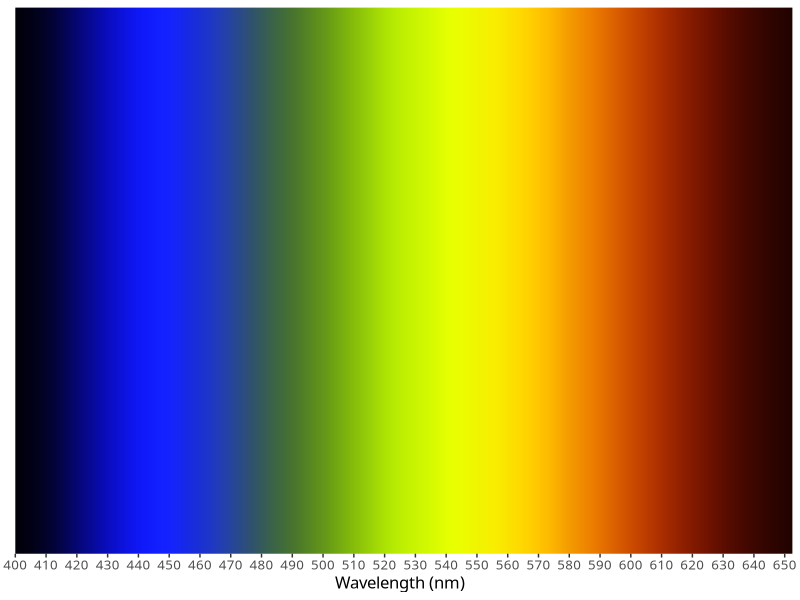
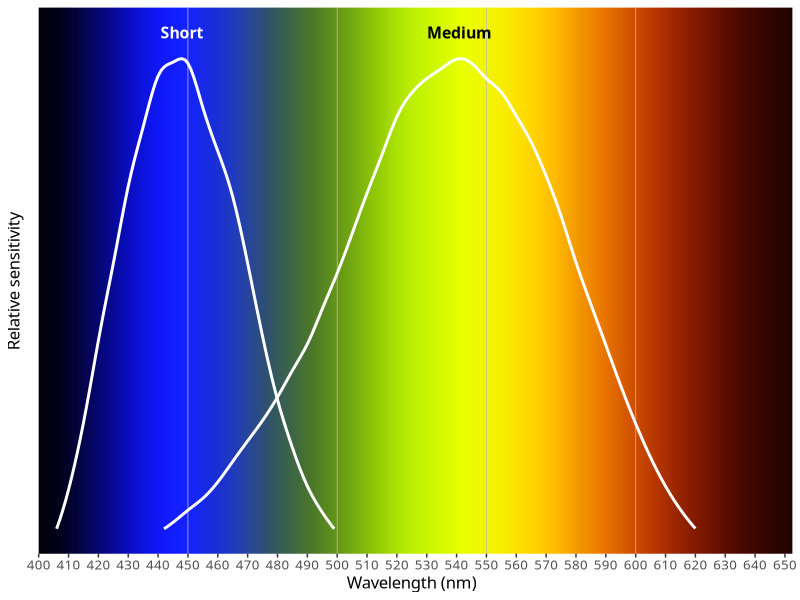
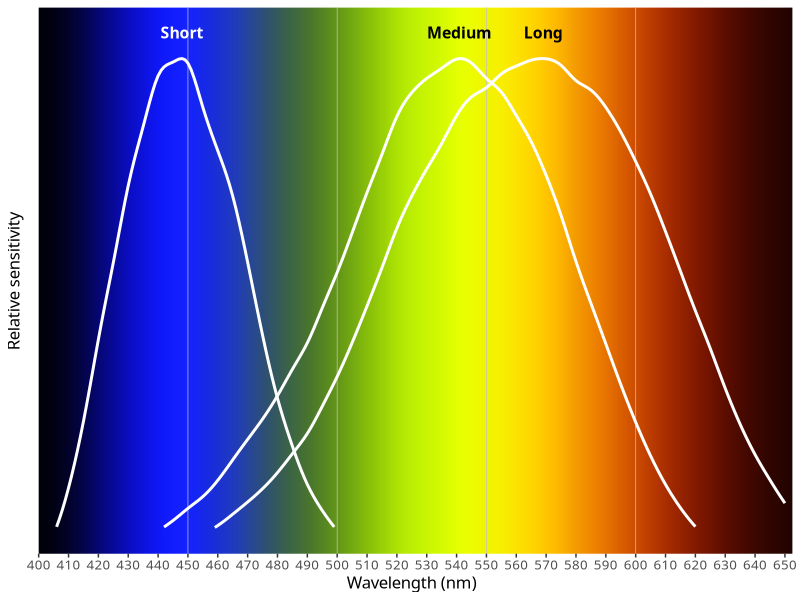
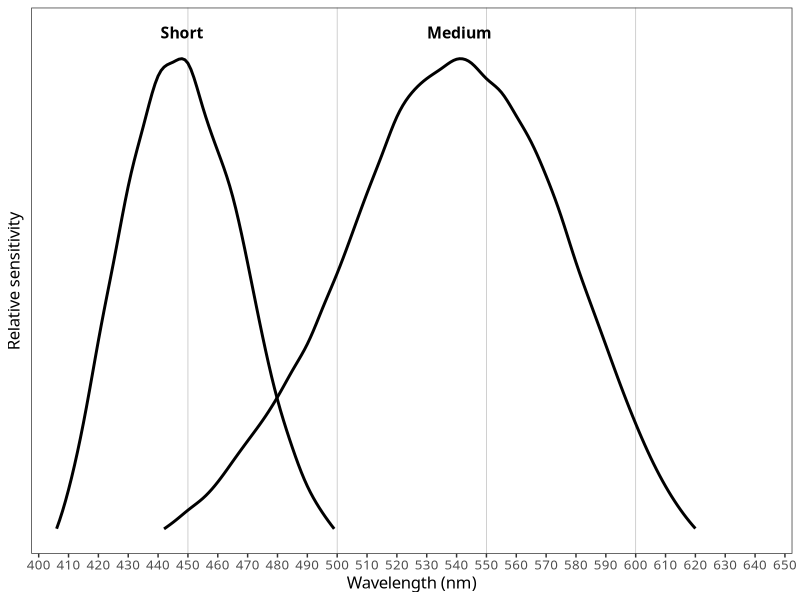
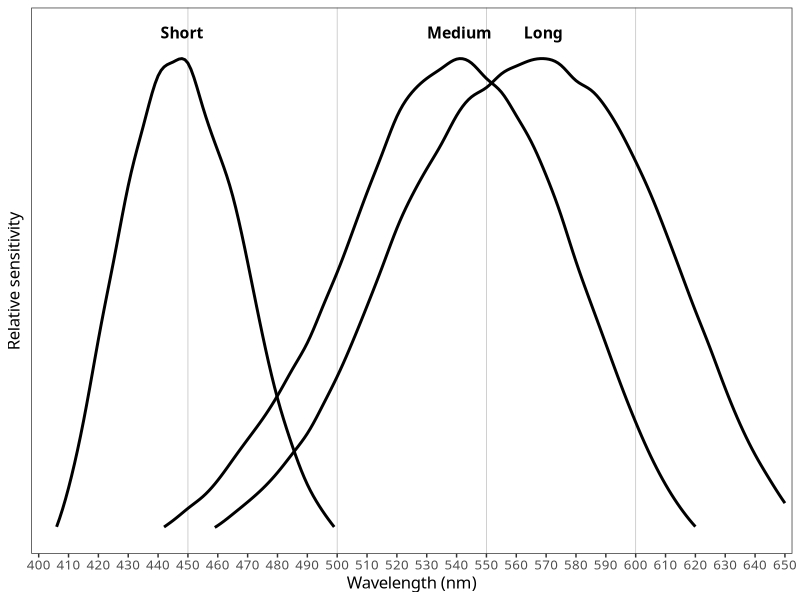

The R script that drew these images, in order:

# Code from this answer to my question
# https://stackoverflow.com/a/58417825/3832941


# Libraries ---------------------------------------------------------------
#
#library(photobiology)
library(grid)
library(tidyverse)


# Constants ---------------------------------------------------------------
#
# Filter some data to mimic traditional absorbance courves
# without going all the to zero
absorbance_minimum = 0.10

spectrum_min <-  400  # For x-axis
spectrum_max <- 650

line_weight = 1  # For opsin curves in plot



# Data manipulation -------------------------------------------------------

# Data downloaded from http://www.cvrl.org/cones.htm
# read.csv("http://www.cvrl.org/database/data/cones/linss10e_1.csv")
wavelengths <- read_csv("linss10e_1.csv", 
                        col_names = TRUE)


# Separate the data to plot individual curves
hum_blue <- wavelengths %>% 
  select(wavelength, blue) %>% 
  filter(blue >= absorbance_minimum)

hum_green <- wavelengths %>% 
  select(wavelength, green) %>% 
  filter(green >= absorbance_minimum)

hum_red <- wavelengths %>% 
  select(wavelength, red) %>% 
  filter(red >= absorbance_minimum)

## From colourvision package. No longer used but left for legacy.
## colourvision loads X11 automatically, which crashed Rstudio when quit.

# These use the photor() function from the colourvision package.
# The package loads X11, which crashes the R session when quitting X11.

#hum_blue <- photor(lambda.max = c(442), lambda = seq(400, 500, 1))
#hum_blue <- hum_blue[hum_blue$lambda.max442 >= absorbance_minimum,]

# hum_green <- photor(lambda.max = c(543), lambda = seq(430, 610, 1))
# hum_green <- hum_green[hum_green$lambda.max543 >= absorbance_minimum,]
# 
# hum_red <- photor(lambda.max = c(570), lambda = seq(460, 640, 1))
# hum_red <- hum_red[hum_red$lambda.max570 >= absorbance_minimum,]

# 10 added to maximum spectrum to shift the gradient enough
# so the rightmost curve peaks in yellow
#
# Of the CIE XYZ models in the photobiology package, 
# CMF10 gave the best matching spectrum
# gradient <- t(w_length2rgb(spectrum_min:spectrum_max, sens = ciexyzCMF10.spct))

wavelengths[is.na(wavelengths)] <- 0
wavelengths$colours <- rgb(wavelengths$red, wavelengths$green, wavelengths$blue)

gradient <- t(wavelengths$colours[wavelengths$wavelength>=400 & wavelengths$wavelength<=700])

#gradient <- t(rev(rainbow(20))) # higher value for smoother gradient
g <- rasterGrob(gradient, 
                width = unit(1, "npc"), 
                height = unit(1, "npc"), 
                interpolate = TRUE) 



# Spectrum plots ----------------------------------------------------------
# These are plots with the background spectrums, then adding curves.

base_plot <- 
  ggplot(data = NULL, aes(x = wavelength)) +
  annotation_custom(g, xmin = 400, xmax = 700, ymin = -Inf, ymax = Inf) +
  scale_x_continuous(limits = c(spectrum_min, spectrum_max), 
                     breaks = seq(spectrum_min, spectrum_max, 10), 
                     expand = c(0.01, 0)) +
  theme(panel.background = element_blank(), 
        panel.border = element_blank(),
        panel.grid = element_blank()) +
  theme(axis.text.y = element_blank(),
        axis.ticks.y = element_blank()) +
  labs(x = "Wavelength (nm)",
       y = NULL) +
  theme(text = element_text(family = "Linux Biolinum O",
                            size = 12))

ggsave(filename = "~/Pictures/teach/163/activities/spectrum_base_plot.png",
       plot = base_plot,
       height = 4,
       width = 6,
       units = "in")

dichromat_plot <- base_plot +
  geom_vline(xintercept = c(450, 500, 550, 600), color = "gray75", size = 0.25) +
  geom_line(data = hum_blue,
            aes(y = blue),
            color = "white",
            size = line_weight) +
  geom_line(data = hum_green,
            aes(y = green),
            color = "white",
            size = line_weight) +
  ylab("Relative sensitivity") +
  annotate("text",
           x = 448,
           y = 1.05,
           label = "Short",
           color = "white",
           size = 4,
           family = "Linux Biolinum O",
           fontface = "bold") +
  annotate("text",
           x = 541,
           y = 1.05,
           label = "Medium",
           color = "black",
           size = 4,
           family = "Linux Biolinum O",
           fontface = "bold")

trichromat_plot <- dichromat_plot + 
  geom_line(data = hum_red,
            aes(y = red),
            color = "white",
            size = line_weight) +
  annotate("text",
           x = 569,
           y = 1.05,
           label = "Long",
           color = "black",
           size = 4,
           family = "Linux Biolinum O",
           fontface = "bold")

ggsave(filename = "~/Pictures/teach/163/activities/dichromat_plot.png", 
       plot = dichromat_plot,
       height = 4,
       width = 6,
       units = "in")

ggsave(filename = "~/Pictures/teach/163/activities/trichromat_plot.png",
       plot = trichromat_plot,
       height = 4,
       width = 6,
       units = "in")

# Plots without spectrum --------------------------------------------------
#
# These plots do not have the spectrum for the student handouts.

dichromat_plain_plot <- 
  ggplot(data = NULL, aes(x = wavelength)) +
  geom_vline(xintercept = c(450, 500, 550, 600), color = "gray75", size = 0.25) +
  geom_line(data = hum_blue,
            aes(y = blue),
            size = line_weight) +
  geom_line(data = hum_green,
            aes(y = green),
            size = line_weight) +
  scale_x_continuous(limits = c(spectrum_min, spectrum_max), 
                     breaks = seq(spectrum_min, spectrum_max, 10), 
                     expand = c(0.01, 0)) +
  theme_bw() +
  theme(panel.grid = element_blank()) +
  theme(axis.text.y = element_blank(),
        axis.ticks.y = element_blank()) +
  labs(x = "Wavelength (nm)",
       y = "Relative sensitivity") +
  annotate("text",
           x = 448,
           y = 1.05,
           label = "Short",
           size = 4,
           family = "Linux Biolinum O",
           fontface = "bold") +
  annotate("text",
           x = 541,
           y = 1.05,
           label = "Medium",
           color = "black",
           size = 4,
           family = "Linux Biolinum O",
           fontface = "bold") +
  theme(text = element_text(family = "Linux Biolinum O",
                            size = 12))

trichromat_plain_plot <- dichromat_plain_plot +
  geom_line(data = hum_red,
            aes(y = red),
            size = line_weight) +
  annotate("text", 
           x = 569, 
           y = 1.05, 
           label = "Long", 
           color = "black", 
           size = 4,
           family = "Linux Biolinum O",
           fontface = "bold")
  
ggsave(filename = "~/pictures/teach/163/activities/dichromat_plain_plot.png",
       plot = dichromat_plain_plot,
       width = 6,
       height = 4,
       units = "in")

ggsave(filename = "~/pictures/teach/163/activities/trichromat_plain_plot.png",
       plot = trichromat_plain_plot,
       width = 6,
       height = 4,
       units = "in")
